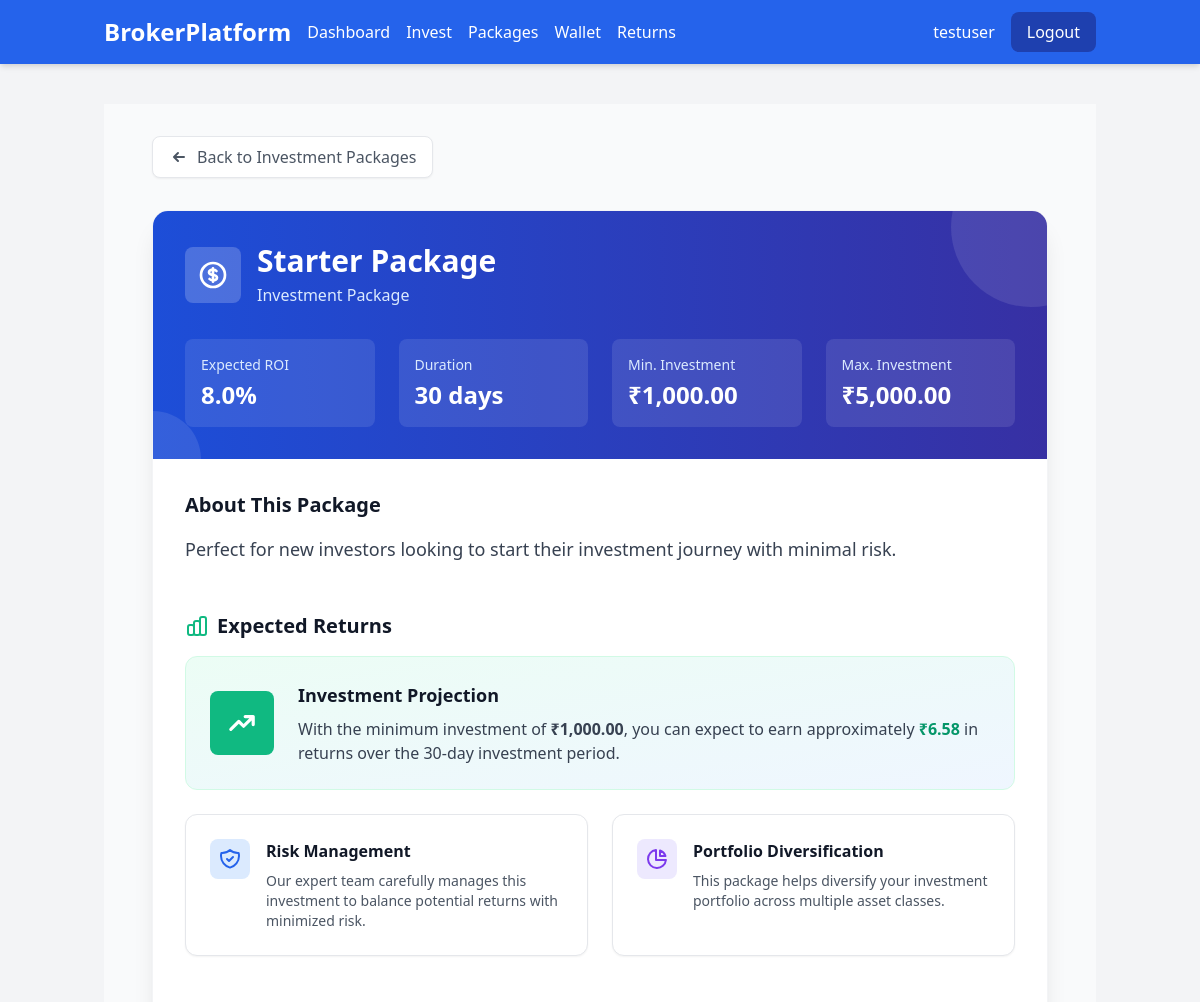
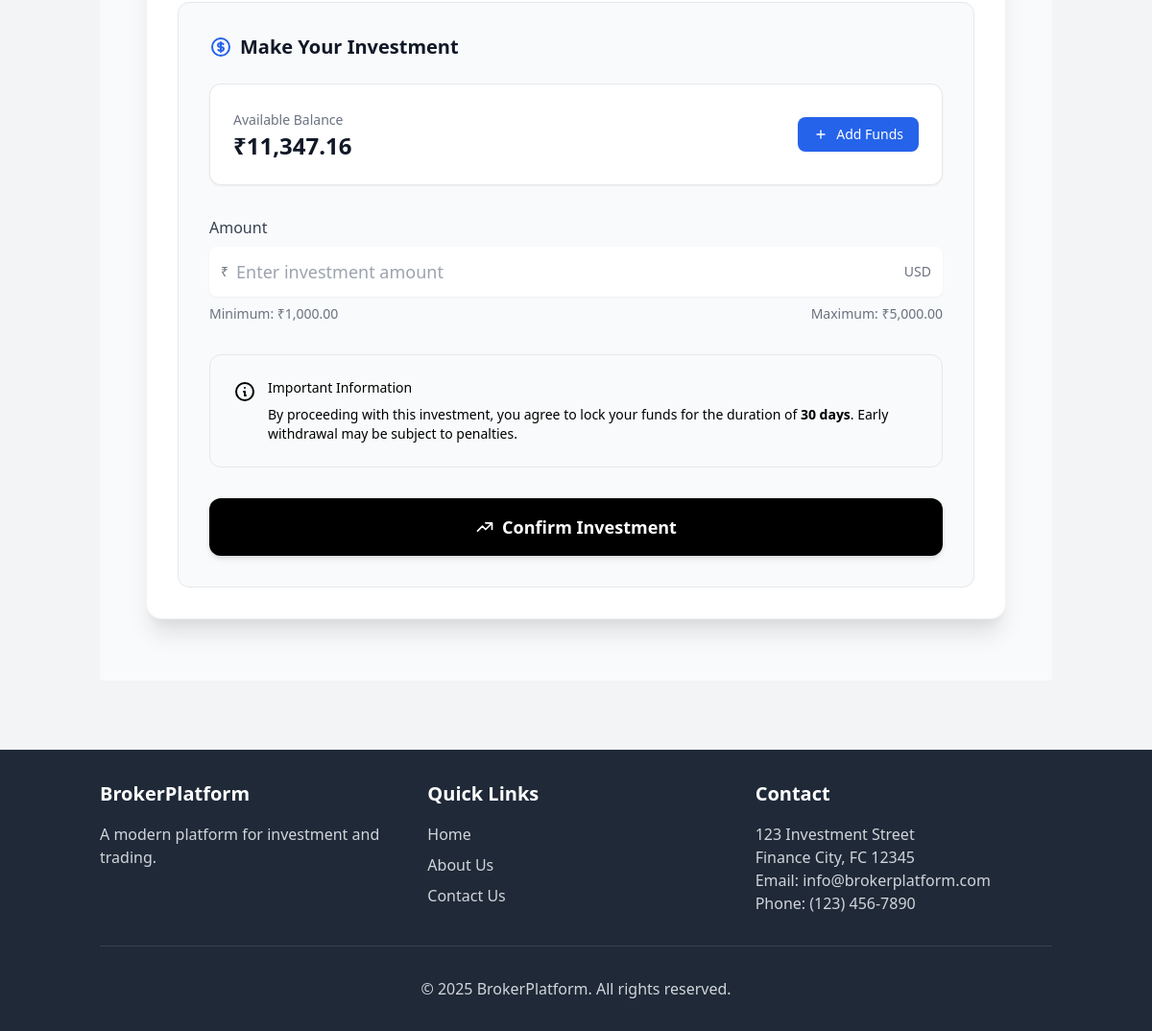
The app's page /user/invest/1 (signed in) with its own data (2 pictures, top to bottom).
### app/models.py (models this page shows, shortened)
class User(UserMixin, db.Model):
    id = db.Column(db.Integer, primary_key=True)
    username = db.Column(db.String(64), index=True, unique=True)
    email = db.Column(db.String(120), index=True, unique=True)
    password_hash = db.Column(db.String(128))
    first_name = db.Column(db.String(64))
    last_name = db.Column(db.String(64))
    phone = db.Column(db.String(20))
    is_admin = db.Column(db.Boolean, default=False)
    created_at = db.Column(db.DateTime, default=datetime.utcnow)
    bank_details = db.relationship('BankDetails', backref='user', uselist=False)
    referred_by = db.Column(db.Integer, db.ForeignKey('user.id'), nullable=True)
    referrals = db.Column(db.Integer, default=0)
    wallet = db.relationship('Wallet', backref='user', uselist=False)
    investments = db.relationship('Investment', backref='user', lazy='dynamic')
    transactions = db.relationship('Transaction', backref='user', lazy='dynamic')

class Package(db.Model):
    id = db.Column(db.Integer, primary_key=True)
    name = db.Column(db.String(64))
    description = db.Column(db.Text)
    min_investment = db.Column(db.Float)
    max_investment = db.Column(db.Float, nullable=True)
    expected_roi = db.Column(db.Float)  # Percentage
    duration = db.Column(db.Integer)  # In days
    is_active = db.Column(db.Boolean, default=True)
    created_at = db.Column(db.DateTime, default=datetime.utcnow)
    investments = db.relationship('Investment', backref='package', lazy='dynamic')

class Wallet(db.Model):
    id = db.Column(db.Integer, primary_key=True)
    user_id = db.Column(db.Integer, db.ForeignKey('user.id'))
    balance = db.Column(db.Float, default=0.0)
    last_updated = db.Column(db.DateTime, default=datetime.utcnow)

### app/routes/user.py (the view, shortened to what this page needs)
@user_bp.route('/invest/<int:package_id>', methods=['GET', 'POST'])
@login_required
def invest_package(package_id):
    package = Package.query.get_or_404(package_id)
    form = InvestmentForm()
    expected_return = calculate_expected_return(
        package.min_investment,
        package.expected_roi,
        package.duration
    )
    return render_template('user/invest_package.html',
                          title=f'Invest in {package.name}',
                          package=package,
                          form=form,
                          expected_return=expected_return,
                          format_currency=format_currency)

### app/forms.py
class InvestmentForm(FlaskForm):
    amount = FloatField('Amount', validators=[DataRequired(), NumberRange(min=1)])
    submit = SubmitField('Invest')

### app/models.py (called while the page is built)
@login.user_loader
def load_user(id):
    return User.query.get(int(id))

### app/utils.py (called while the page is built)
def calculate_expected_return(amount, roi_percentage, duration):
    return amount * (roi_percentage / 100) * (duration / 365)

def format_currency(amount):
    return f"₹{amount:,.2f}"

### app/templates/user/invest_package.html (shortened to what this page needs)
{% extends "base.html" %}
{% block content %}
<div class="bg-gray-50 py-8 px-4 min-h-screen">
  <div class="max-w-4xl mx-auto">
    <div class="mb-8">
      <a href="{{ url_for('user.invest') }}" class="inline-flex items-center text-gray-600 hover:text-gray-900 bg-white rounded-lg px-4 py-2 shadow-sm border border-gray-200 transition-colors duration-150">
        <svg xmlns="http://www.w3.org/2000/svg" class="h-5 w-5 mr-2" viewBox="0 0 20 20" fill="currentColor">
          <path fill-rule="evenodd" d="M9.707 14.707a1 1 0 01-1.414 0l-4-4a1 1 0 010-1.414l4-4a1 1 0 011.414 1.414L7.414 9H15a1 1 0 110 2H7.414l2.293 2.293a1 1 0 010 1.414z" clip-rule="evenodd" />
        </svg>
        Back to Investment Packages
      </a>
    </div>
    <div class="bg-white rounded-2xl shadow-xl overflow-hidden border border-gray-100 mb-8">
      <div class="bg-gradient-to-r from-blue-700 to-indigo-800 text-white p-8 relative overflow-hidden">
        <div class="relative z-10">
          <div class="flex items-center">
            <div class="mr-4 bg-white bg-opacity-20 p-3 rounded-lg">
            </div>
            <div>
              <h1 class="text-3xl font-bold">{{ package.name }}</h1>
              <p class="text-blue-100 mt-1">Investment Package</p>
            </div>
          </div>
          <div class="grid grid-cols-2 md:grid-cols-4 gap-6 mt-8">
            <div class="bg-white bg-opacity-10 rounded-lg p-4">
              <p class="text-blue-100 text-sm">Expected ROI</p>
              <p class="text-2xl font-bold text-white mt-1">{{ package.expected_roi }}%</p>
            </div>
            <div class="bg-white bg-opacity-10 rounded-lg p-4">
              <p class="text-blue-100 text-sm">Duration</p>
              <p class="text-2xl font-bold text-white mt-1">{{ package.duration }} days</p>
            </div>
            <div class="bg-white bg-opacity-10 rounded-lg p-4">
              <p class="text-blue-100 text-sm">Min. Investment</p>
              <p class="text-2xl font-bold text-white mt-1">{{ format_currency(package.min_investment) }}</p>
            </div>
            <div class="bg-white bg-opacity-10 rounded-lg p-4">
              <p class="text-blue-100 text-sm">Max. Investment</p>
              <p class="text-2xl font-bold text-white mt-1">{{ format_currency(package.max_investment) if package.max_investment else 'Unlimited' }}</p>
            </div>
          </div>
        </div>
        <div class="absolute top-0 right-0 w-40 h-40 bg-white bg-opacity-10 rounded-full -mt-16 -mr-16"></div>
        <div class="absolute bottom-0 left-0 w-24 h-24 bg-white bg-opacity-10 rounded-full -mb-12 -ml-12"></div>
      </div>
      <div class="p-8">
        <div class="mb-12">
          <h2 class="text-xl font-bold text-gray-900 mb-4">About This Package</h2>
          <p class="text-gray-700 text-lg leading-relaxed">{{ package.description }}</p>
        </div>
        <div class="mb-12">
          <h2 class="text-xl font-bold text-gray-900 mb-4 flex items-center">
            Expected Returns
          </h2>
          <div class="bg-gradient-to-br from-green-50 to-blue-50 rounded-xl p-6 border border-green-100 mb-6">
            <div class="flex md:items-center flex-col md:flex-row">
              <div class="bg-green-500 text-white p-4 rounded-lg mb-4 md:mb-0 md:mr-6 flex-shrink-0">
              </div>
              <div>
                <h3 class="text-lg font-bold text-gray-900 mb-2">Investment Projection</h3>
                <p class="text-gray-700">
                  With the minimum investment of <span class="font-semibold">{{ format_currency(package.min_investment) }}</span>, you can expect to earn approximately <span class="font-semibold text-green-600">{{ format_currency(expected_return) }}</span> in returns over the {{ package.duration }}-day investment period.
                </p>
              </div>
            </div>
          </div>
          <div class="grid grid-cols-1 md:grid-cols-2 gap-6">
            <div class="bg-white rounded-xl p-6 border border-gray-200 shadow-sm">
              <div class="flex items-start">
                <div class="bg-blue-100 p-2 rounded-lg mr-4">
                </div>
                <div>
                  <h3 class="font-bold text-gray-900 mb-2">Risk Management</h3>
                  <p class="text-sm text-gray-600">
                    Our expert team carefully manages this investment to balance potential returns with minimized risk.
                  </p>
                </div>
              </div>
            </div>
            <div class="bg-white rounded-xl p-6 border border-gray-200 shadow-sm">
              <div class="flex items-start">
                <div class="bg-purple-100 p-2 rounded-lg mr-4">
                </div>
                <div>
                  <h3 class="font-bold text-gray-900 mb-2">Portfolio Diversification</h3>
                  <p class="text-sm text-gray-600">
                    This package helps diversify your investment portfolio across multiple asset classes.
                  </p>
                </div>
              </div>
            </div>
          </div>
        </div>
        <div class="bg-gray-50 rounded-xl p-8 border border-gray-200">
          <h2 class="text-xl font-bold text-gray-900 mb-6 flex items-center">
            Make Your Investment
          </h2>
          <div class="bg-white rounded-xl p-6 border border-gray-200 shadow-sm mb-8">
            <div class="flex justify-between items-center">
              <div>
                <span class="text-gray-500 text-sm">Available Balance</span>
                <div class="text-2xl font-bold text-gray-900">{{ format_currency(current_user.wallet.balance) }}</div>
              </div>
              <a href="{{ url_for('user.wallet') }}" class="inline-flex items-center px-4 py-2 bg-blue-600 hover:bg-blue-700 text-white text-sm font-medium rounded-lg transition-colors duration-150 shadow-sm">
                <svg xmlns="http://www.w3.org/2000/svg" class="h-4 w-4 mr-2" fill="none" viewBox="0 0 24 24" stroke="currentColor">
                  <path stroke-linecap="round" stroke-linejoin="round" stroke-width="2" d="M12 6v6m0 0v6m0-6h6m-6 0H6" />
                </svg>
                Add Funds
              </a>
            </div>
          </div>
          <form method="POST" action="">
            <div class="mb-8">
              <label for="amount" class="block text-gray-700 font-medium mb-2">{{ form.amount.label }}</label>
              <div class="relative mt-1 rounded-lg shadow-sm">
                <div class="absolute inset-y-0 left-0 pl-3 flex items-center pointer-events-none">
                  <span class="text-gray-500 sm:text-sm">₹</span>
                </div>
                {{ form.amount(class="w-full pl-7 pr-12 py-3 border-gray-300 rounded-lg focus:ring-blue-500 focus:border-blue-500 text-lg", placeholder="Enter investment amount", min=package.min_investment, max=package.max_investment if package.max_investment else "") }}
                <div class="absolute inset-y-0 right-0 pr-3 flex items-center pointer-events-none">
                  <span class="text-gray-500 sm:text-sm">USD</span>
                </div>
              </div>
              <div class="mt-2 flex justify-between text-sm text-gray-500">
                <span>Minimum: {{ format_currency(package.min_investment) }}</span>
                <span>Maximum: {{ format_currency(package.max_investment) if package.max_investment else 'Unlimited' }}</span>
              </div>
            </div>
            <div class="mb-8 bg-amber-50 rounded-xl p-6 border border-amber-200">
              <div class="flex items-start">
                <div class="flex-shrink-0 mt-0.5">
                  <svg xmlns="http://www.w3.org/2000/svg" class="h-6 w-6 text-amber-600" fill="none" viewBox="0 0 24 24" stroke="currentColor">
                    <path stroke-linecap="round" stroke-linejoin="round" stroke-width="2" d="M13 16h-1v-4h-1m1-4h.01M21 12a9 9 0 11-18 0 9 9 0 0118 0z" />
                  </svg>
                </div>
                <div class="ml-3">
                  <h3 class="text-sm font-medium text-amber-800">Important Information</h3>
                  <div class="mt-2 text-sm text-amber-700">
                    <p>By proceeding with this investment, you agree to lock your funds for the duration of <strong>{{ package.duration }} days</strong>. Early withdrawal may be subject to penalties.</p>
                  </div>
                </div>
              </div>
            </div>
            <button type="submit" class="w-full bg-black hover:bg-gray-800 text-white font-bold py-4 px-6 rounded-xl shadow-md transition-colors duration-150 flex items-center justify-center text-lg">
              <svg xmlns="http://www.w3.org/2000/svg" class="h-5 w-5 mr-2" fill="none" viewBox="0 0 24 24" stroke="currentColor">
                <path stroke-linecap="round" stroke-linejoin="round" stroke-width="2" d="M13 7h8m0 0v8m0-8l-8 8-4-4-6 6" />
              </svg>
              Confirm Investment
            </button>
          </form>
        </div>
      </div>
    </div>
  </div>
</div>
{% endblock %}

### app/templates/base.html (shortened to what this page needs)
<!DOCTYPE html>
<html lang="en">
  <head>
    <link href="https://cdn.jsdelivr.net/npm/tailwindcss@2.2.19/dist/tailwind.min.css" rel="stylesheet">
    <link rel="stylesheet" href="{{ url_for('static', filename='css/styles.css') }}">
  </head>
  <body class="bg-gray-100 min-h-screen">
    <nav class="bg-blue-600 text-white shadow-md">
      <div class="container mx-auto px-4 py-3">
        <div class="flex justify-between items-center">
          <div class="flex items-center space-x-4">
            <a href="{{ url_for('main.home') }}" class="font-bold text-2xl">BrokerPlatform</a>
            {% if current_user.is_authenticated %}
              {% if current_user.is_admin %}
                <div class="hidden md:flex space-x-4">
                  <a href="{{ url_for('admin.dashboard') }}" class="hover:text-blue-200">Dashboard</a>
                  <a href="{{ url_for('admin.users') }}" class="hover:text-blue-200">Users</a>
                  <a href="{{ url_for('admin.packages') }}" class="hover:text-blue-200">Packages</a>
                  <a href="{{ url_for('admin.investments') }}" class="hover:text-blue-200">Investments</a>
                  <a href="{{ url_for('admin.payments') }}" class="hover:text-blue-200">Payments</a>
                  <a href="{{ url_for('admin.trading') }}" class="hover:text-blue-200">Trading</a>
                </div>
              {% else %}
                <div class="hidden md:flex space-x-4">
                  <a href="{{ url_for('user.dashboard') }}" class="hover:text-blue-200">Dashboard</a>
                  <a href="{{ url_for('user.invest') }}" class="hover:text-blue-200">Invest</a>
                  <a href="{{ url_for('user.packages') }}" class="hover:text-blue-200">Packages</a>
                  <a href="{{ url_for('user.wallet') }}" class="hover:text-blue-200">Wallet</a>
                  <a href="{{ url_for('user.roi') }}" class="hover:text-blue-200">Returns</a>
                </div>
              {% endif %}
            {% endif %}
          </div>
          <div class="flex items-center space-x-4">
            {% if current_user.is_authenticated %}
              <span class="hidden md:inline">{{ current_user.username }}</span>
              <a href="{{ url_for('auth.logout') }}" class="bg-blue-800 hover:bg-blue-900 px-4 py-2 rounded-lg">Logout</a>
            {% else %}
              <a href="{{ url_for('auth.login') }}" class="hover:text-blue-200">Login</a>
              <a href="{{ url_for('auth.register') }}" class="bg-blue-800 hover:bg-blue-900 px-4 py-2 rounded-lg">Register</a>
            {% endif %}
          </div>
        </div>
      </div>
    </nav>
    <div class="container mx-auto px-4 py-2">
    </div>
    <main class="container mx-auto px-4 py-6">
      {% block content %}{% endblock %}
    </main>
    <footer class="bg-gray-800 text-white py-8 mt-12">
      <div class="container mx-auto px-4">
        <div class="grid grid-cols-1 md:grid-cols-3 gap-8">
          <div>
            <h3 class="text-xl font-bold mb-4">BrokerPlatform</h3>
            <p class="text-gray-300">
              A modern platform for investment and trading.
            </p>
          </div>
          <div>
            <h3 class="text-xl font-bold mb-4">Quick Links</h3>
            <ul class="space-y-2">
              <li>
                <a href="{{ url_for('main.home') }}" class="text-gray-300 hover:text-white">Home</a>
              </li>
              <li>
                <a href="{{ url_for('main.about') }}" class="text-gray-300 hover:text-white">About Us</a>
              </li>
              <li>
                <a href="{{ url_for('main.contact') }}" class="text-gray-300 hover:text-white">Contact Us</a>
              </li>
            </ul>
          </div>
          <div>
            <h3 class="text-xl font-bold mb-4">Contact</h3>
            <address class="text-gray-300 not-italic">
              <p>123 Investment Street</p>
              <p>Finance City, FC 12345</p>
              <p>Email: info@brokerplatform.com</p>
              <p>Phone: (123) 456-7890</p>
            </address>
          </div>
        </div>
        <div class="border-t border-gray-700 mt-8 pt-8 text-center text-gray-300">
          <p>&copy; 2025 BrokerPlatform. All rights reserved.</p>
        </div>
      </div>
    </footer>
  </body>
</html>

### records on screen
User: username "testuser"
Package: name "Starter Package", expected_roi "8.0", duration "30", min_investment "₹1,000.00", max_investment "₹5,000.00", description "Perfect for new investors looking to start their investment journey with minimal risk."
Wallet: balance "₹11,347.16"
